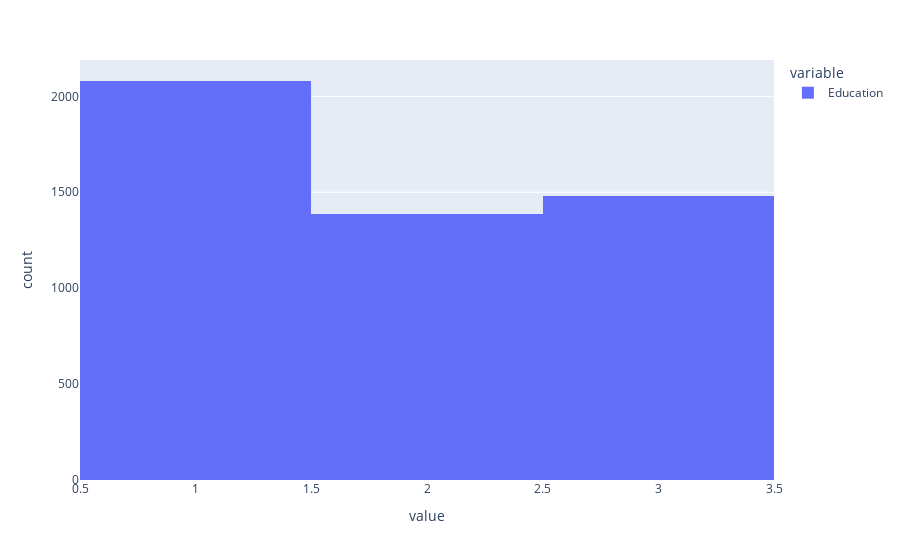

Notebook code for this chart:
### Code cell
px.histogram(df2['Education'])

### Figure 1 — Plotly figure (JSON) as saved in the notebook; plotly's stock layout.template omitted (floating-point values rounded to 4 significant figures; data arrays with more than 128 entries replaced by an {"elided": "..."} marker saying what was removed)
{"data": [{"alignmentgroup": "True", "bingroup": "x", "hovertemplate": "variable=Education<br>value=%{x}<br>count=%{y}<extra></extra>", "legendgroup": "Education", "marker": {"color": "#636efa", "pattern": {"shape": ""}}, "name": "Education", "offsetgroup": "Education", "orientation": "v", "showlegend": true, "type": "histogram", "x": {"elided": "4948 int values"}, "xaxis": "x", "yaxis": "y"}], "layout": {"barmode": "relative", "legend": {"title": {"text": "variable"}, "tracegroupgap": 0}, "margin": {"t": 60}, "xaxis": {"anchor": "y", "domain": [0, 1], "title": {"text": "value"}}, "yaxis": {"anchor": "x", "domain": [0, 1], "title": {"text": "count"}}}}
